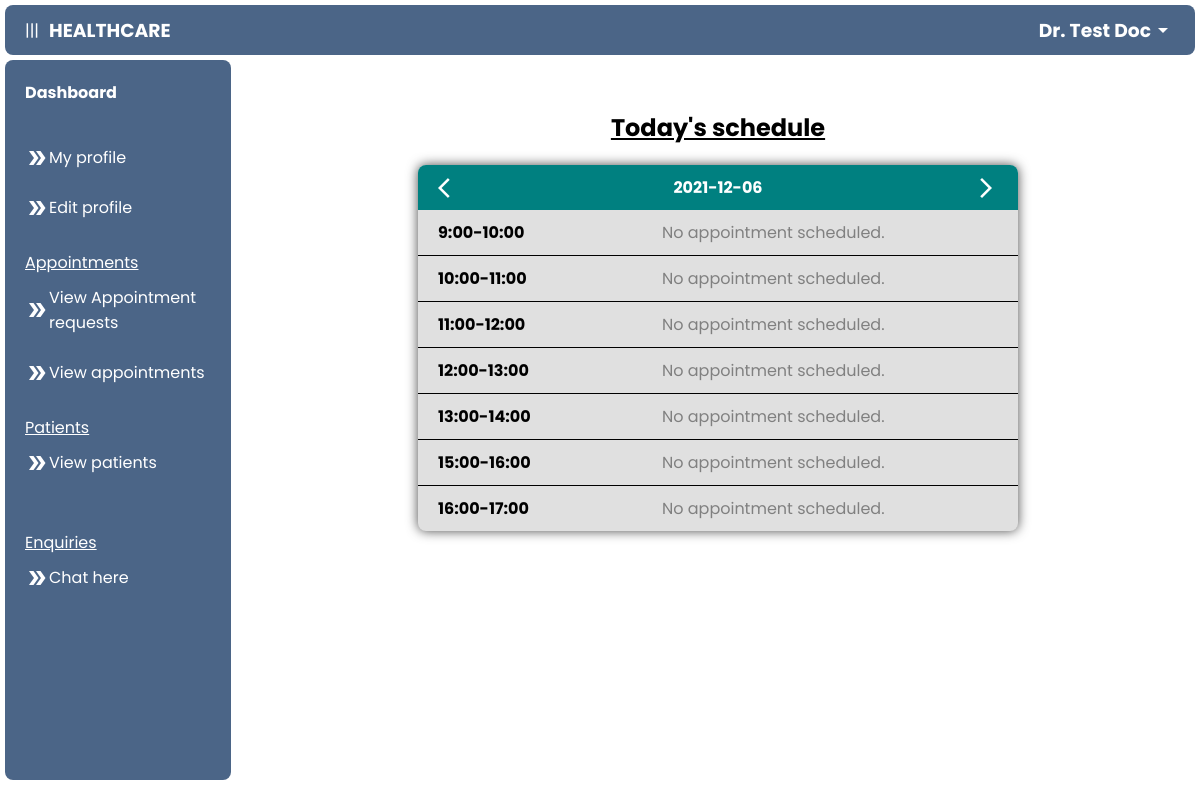
/doctor/dashboard.php (signed in), run on an earlier commit of the app's database.
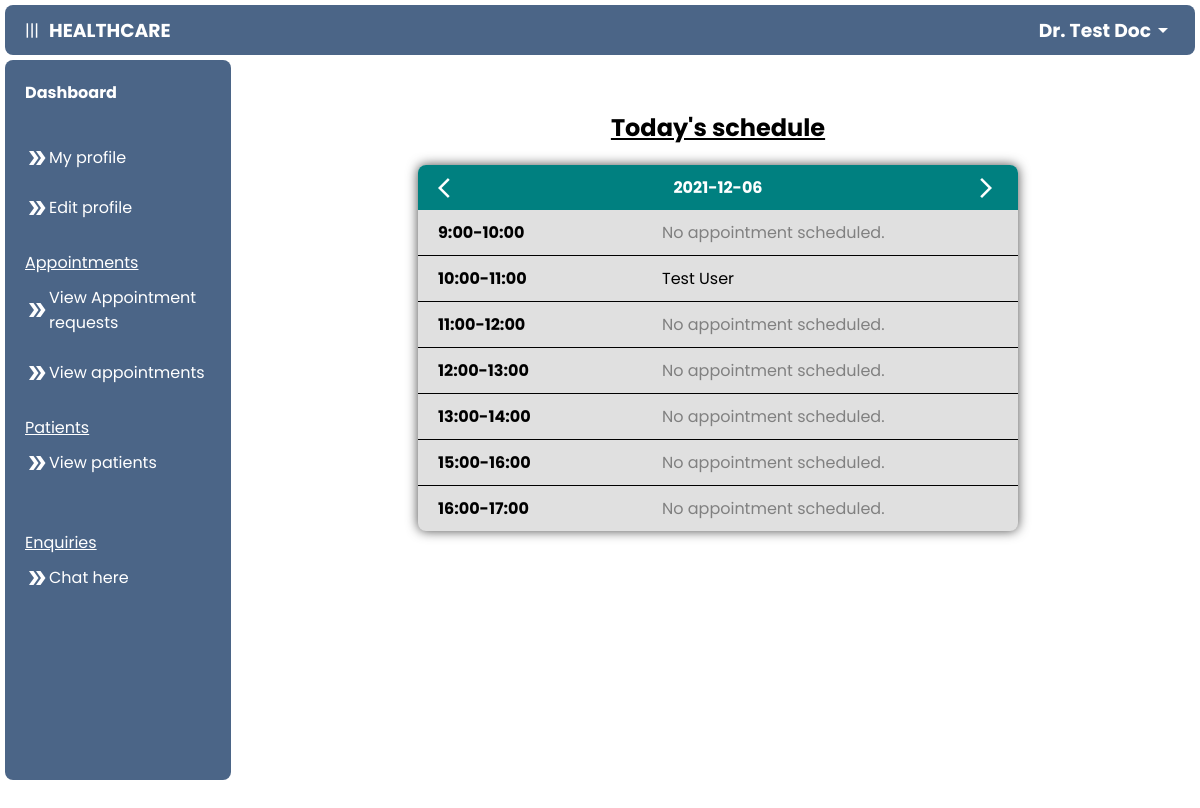
And on a later commit of the database.
### tables this page shows
CREATE TABLE `appointments` (
  `a_id` int(100) NOT NULL,
  `p_id` int(100) NOT NULL,
  `assigned_to_id` int(100) NOT NULL,
  `department` varchar(255) NOT NULL,
  `value` varchar(255) NOT NULL,
  `date` date NOT NULL,
  `start_time` int(25) NOT NULL,
  `note` varchar(255) DEFAULT NULL
);

CREATE TABLE `patient` (
  `p_id` int(11) NOT NULL,
  `name` varchar(255) NOT NULL,
  `email` varchar(255) NOT NULL,
  `password` varchar(255) NOT NULL,
  `address` varchar(255) NOT NULL,
  `age` int(100) NOT NULL,
  `gender` enum('male','female','other') NOT NULL,
  `reg_date` datetime NOT NULL DEFAULT CURRENT_TIMESTAMP
);

### doctor/dashboard.php (the view, shortened to what this page needs)
<!DOCTYPE html>
<html lang="en">
<head>
    <link rel="stylesheet" href="../css/dashboard.css">
</head>
<body>
    <?php include('navigation.php'); ?>
    <main>
        <?php
        $d =  isset($_GET['date']) ? $_GET['date'] : date("Y-m-d");
        $prev_d = date('Y-m-d', strtotime($d . ' -1 day'));
        $next_d = date('Y-m-d', strtotime($d . ' +1 day'));
        $time = array();
        $query = mysqli_query($con, "SELECT * FROM appointments INNER JOIN patient ON appointments.p_id = patient.p_id WHERE appointments.department = 'Doctor' AND appointments.value = '$name' AND appointments.date = '$d' ");
        while ($r = mysqli_fetch_array($query)) {
            $p_name = $r["name"];
            $time[] = $r["start_time"];
        }
        ?>
        <center>
            <h2 style="margin: 20px;"><u>Today's schedule</u></h2>
            <div class="events">
                <div class="heading">
                    <span class="material-icons" onclick="location.href='?date=<?= $prev_d; ?>';">
                    </span>
                    <h4><?php echo $d; ?></h4>
                    <span class="material-icons" onclick="location.href='?date=<?= $next_d; ?>';">
                    </span>
                </div>
                <div class="event-contents">
                    <div class="time">
                        <h4>9:00-10:00</h4>
                    </div>
                    <div class="content">
                        <p><?php if (in_array('9', $time)) {
                                echo $p_name;
                            }else{echo '<p style="color: gray;">'."No appointment scheduled.</p>";} ?></p>
                    </div>
                </div>
                <div class="event-contents">
                    <div class="time">
                        <h4>10:00-11:00</h4>
                    </div>
                    <div class="content">
                        <p><?php if (in_array('10', $time)) {
                                echo $p_name;
                            }else{echo '<p style="color: gray;">'."No appointment scheduled.</p>";} ?></p>
                    </div>
                </div>
                <div class="event-contents">
                    <div class="time">
                        <h4>11:00-12:00</h4>
                    </div>
                    <div class="content">
                        <p><?php if (in_array('11', $time)) {
                                echo $p_name;
                            }else{echo '<p style="color: gray;">'."No appointment scheduled.</p>";} ?></p>
                    </div>
                </div>
                <div class="event-contents">
                    <div class="time">
                        <h4>12:00-13:00</h4>
                    </div>
                    <div class="content">
                        <p><?php if (in_array('12', $time)) {
                                echo $p_name;
                            }else{echo '<p style="color: gray;">'."No appointment scheduled.</p>";} ?></p>
                    </div>
                </div>
                <div class="event-contents">
                    <div class="time">
                        <h4>13:00-14:00</h4>
                    </div>
                    <div class="content">
                        <p><?php if (in_array('13', $time)) {
                                echo $p_name;
                            }else{echo '<p style="color: gray;">'."No appointment scheduled.</p>";} ?></p>
                    </div>
                </div>
                <div class="event-contents">
                    <div class="time">
                        <h4>15:00-16:00</h4>
                    </div>
                    <div class="content">
                        <p><?php if (in_array('15', $time)) {
                                echo $p_name;
                            }else{echo '<p style="color: gray;">'."No appointment scheduled.</p>";} ?></p>
                    </div>
                </div>
                <div class="event-contents">
                    <div class="time">
                        <h4>16:00-17:00</h4>
                    </div>
                    <div class="content">
                        <p><?php if (in_array('16', $time)) {
                                echo $p_name;
                            }else{echo '<p style="color: gray;">'."No appointment scheduled.</p>";} ?></p>
                    </div>
                </div>
            </div>
        </center>
    </main>
</body>
</html>

What changed in the data, as far as the page shows it:
added appointments: p.name "Test User"
Also different on the page:
text no longer shown: "No appointment scheduled."
